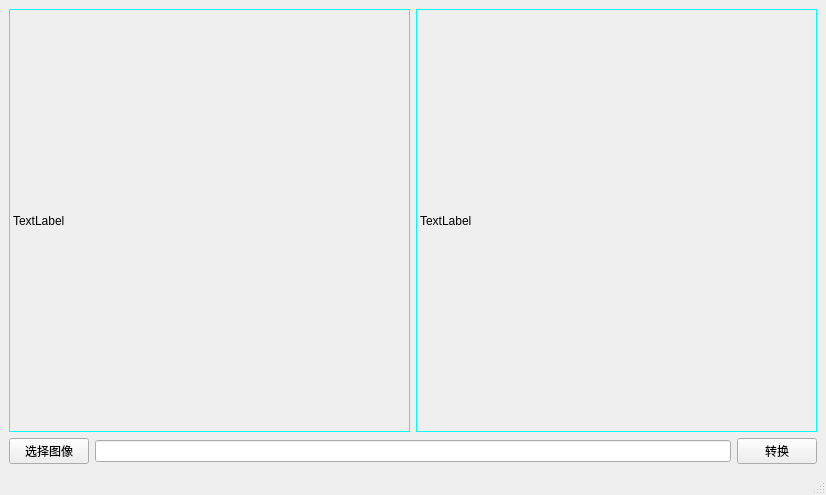
<?xml version="1.0" encoding="UTF-8"?>
<ui version="4.0">
 <class>MainWindow_5</class>
 <widget class="QMainWindow" name="MainWindow_5">
  <property name="geometry">
   <rect>
    <x>0</x>
    <y>0</y>
    <width>826</width>
    <height>495</height>
   </rect>
  </property>
  <property name="windowTitle">
   <string>图像超分辨率</string>
  </property>
  <widget class="QWidget" name="centralwidget">
   <layout class="QVBoxLayout" name="verticalLayout">
    <item>
     <layout class="QHBoxLayout" name="horizontalLayout">
      <item>
       <widget class="QLabel" name="label">
        <property name="minimumSize">
         <size>
          <width>400</width>
          <height>400</height>
         </size>
        </property>
        <property name="styleSheet">
         <string notr="true">border-width: 1px;
border-style: solid;
border-color: rgb(0, 255, 255);</string>
        </property>
        <property name="text">
         <string>TextLabel</string>
        </property>
       </widget>
      </item>
      <item>
       <widget class="QLabel" name="label_2">
        <property name="minimumSize">
         <size>
          <width>400</width>
          <height>400</height>
         </size>
        </property>
        <property name="styleSheet">
         <string notr="true">border-width: 1px;
border-style: solid;
border-color: rgb(0, 255, 255);</string>
        </property>
        <property name="text">
         <string>TextLabel</string>
        </property>
       </widget>
      </item>
     </layout>
    </item>
    <item>
     <layout class="QHBoxLayout" name="horizontalLayout_2">
      <item>
       <widget class="QPushButton" name="pushButton">
        <property name="text">
         <string>选择图像</string>
        </property>
       </widget>
      </item>
      <item>
       <widget class="QLineEdit" name="lineEdit"/>
      </item>
      <item>
       <widget class="QPushButton" name="pushButton_2">
        <property name="text">
         <string>转换</string>
        </property>
       </widget>
      </item>
     </layout>
    </item>
   </layout>
  </widget>
  <widget class="QMenuBar" name="menubar">
   <property name="geometry">
    <rect>
     <x>0</x>
     <y>0</y>
     <width>826</width>
     <height>21</height>
    </rect>
   </property>
  </widget>
  <widget class="QStatusBar" name="statusbar"/>
 </widget>
 <resources/>
 <connections/>
</ui>
